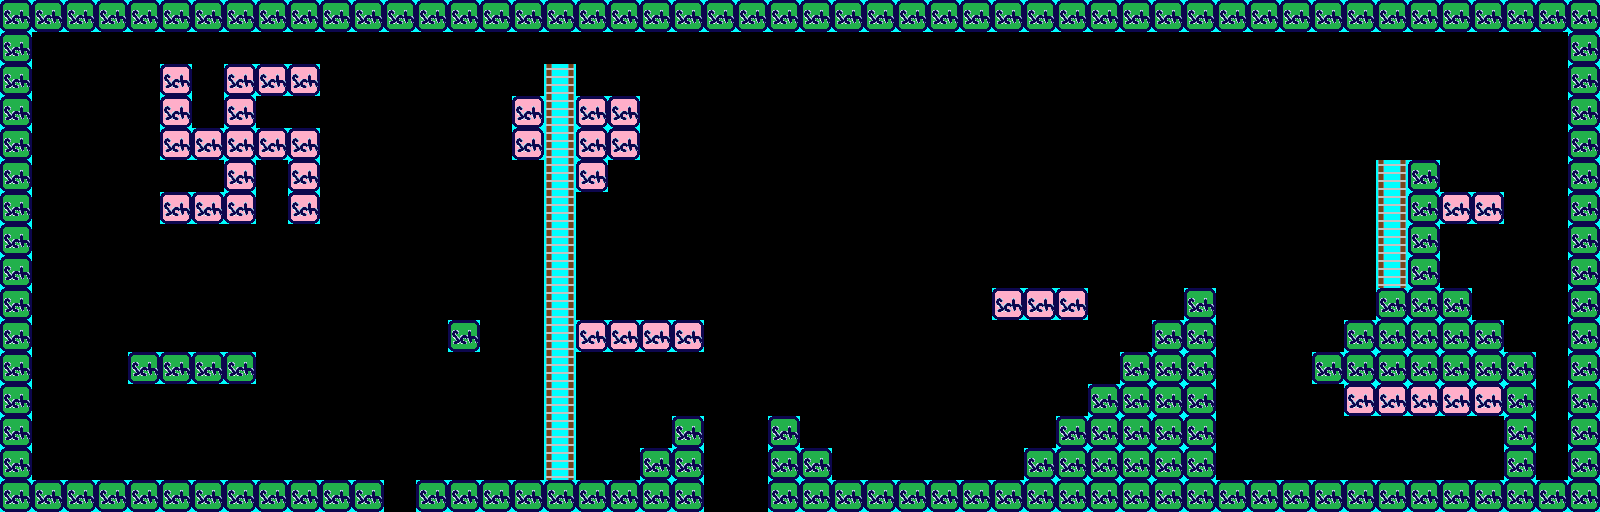

Tiled map render using the project's own tile images. Description and the map definition, with tile-layer contents summarised, below:
An orthogonal 50x16 tile map with 32x32 px tiles, 2 tile layers (Слой тайлов 1, Слой тайлов 2).

<map version="1.0" orientation="orthogonal" renderorder="right-down" width="50" height="16" tilewidth="32" tileheight="32" nextobjectid="1">
 <tileset firstgid="1" name="tile" tilewidth="32" tileheight="32" tilecount="3" columns="3">
  <image source="../Documents/Visual Studio 2010/Projects/SDL2_patrik/SDL2_test/resources/tile.bmp" trans="00ffff" width="96" height="32" />
 </tileset>
 <layer name="Слой тайлов 1" width="50" height="16">
  <data>[800 cells, 220 non-empty, 2 distinct tile ids]</data>
 </layer>
 <layer name="Слой тайлов 2" width="50" height="16">
  <data>[800 cells, 17 non-empty, 1 distinct tile ids]</data>
 </layer>
</map>